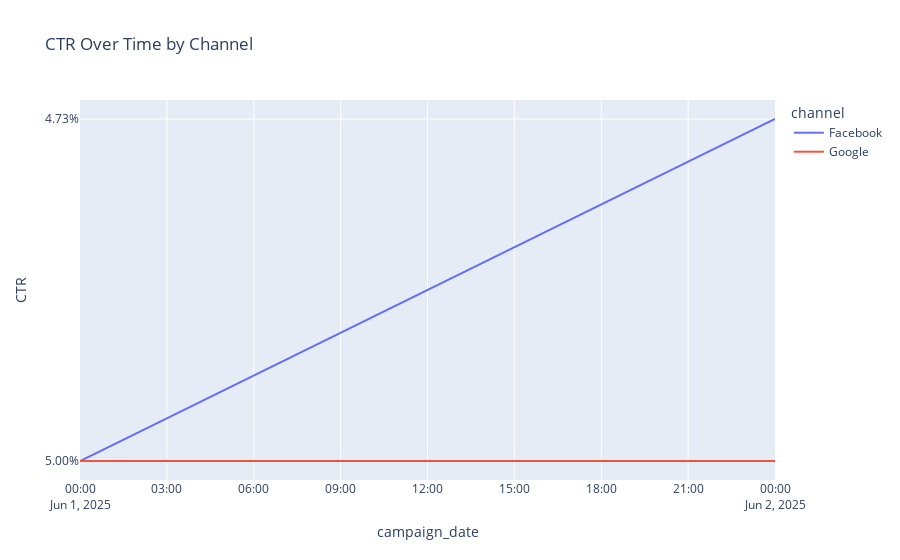

Source (notebook cell):
### Code cell
fig = px.line(df, x='campaign_date', y='CTR', color= 'channel', title='CTR Over Time by Channel')
fig.show()

### Figure 1 — Plotly figure (JSON) as saved in the notebook; plotly's stock layout.template omitted (floating-point values rounded to 4 significant figures)
{"data": [{"hovertemplate": "channel=Facebook<br>campaign_date=%{x}<br>CTR=%{y}<extra></extra>", "legendgroup": "Facebook", "line": {"color": "#636efa", "dash": "solid"}, "marker": {"symbol": "circle"}, "mode": "lines", "name": "Facebook", "orientation": "v", "showlegend": true, "type": "scatter", "x": ["2025-06-01", "2025-06-02"], "xaxis": "x", "y": ["5.00%", "4.73%"], "yaxis": "y"}, {"hovertemplate": "channel=Google<br>campaign_date=%{x}<br>CTR=%{y}<extra></extra>", "legendgroup": "Google", "line": {"color": "#EF553B", "dash": "solid"}, "marker": {"symbol": "circle"}, "mode": "lines", "name": "Google", "orientation": "v", "showlegend": true, "type": "scatter", "x": ["2025-06-01", "2025-06-02"], "xaxis": "x", "y": ["5.00%", "5.00%"], "yaxis": "y"}], "layout": {"legend": {"title": {"text": "channel"}, "tracegroupgap": 0}, "title": {"text": "CTR Over Time by Channel"}, "xaxis": {"anchor": "y", "domain": [0, 1], "title": {"text": "campaign_date"}}, "yaxis": {"anchor": "x", "domain": [0, 1], "title": {"text": "CTR"}}}}
